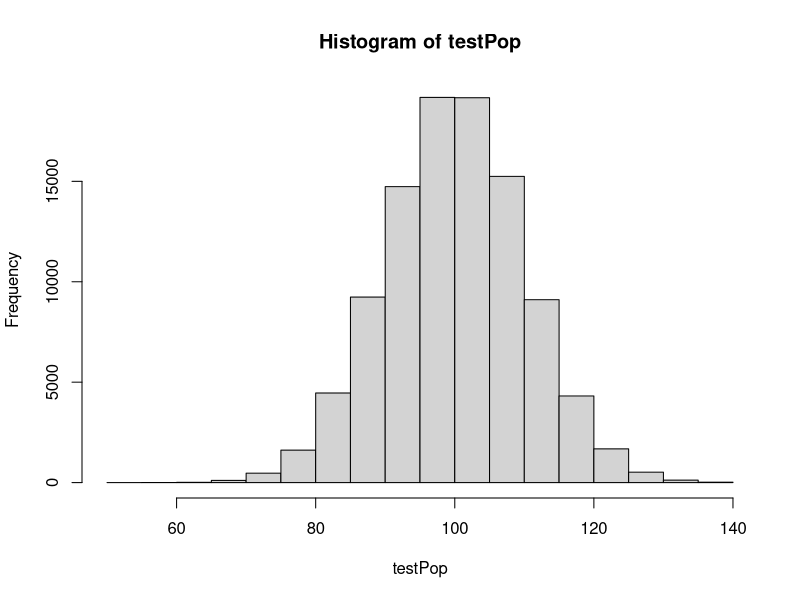
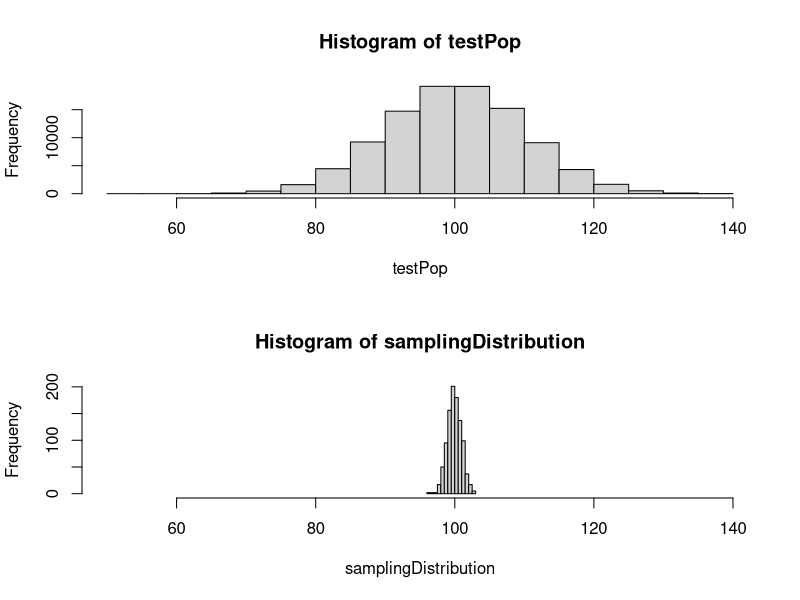

These charts were generated, in order, by the following R code:
# Week 3 - R-Studio Clinic #4

# Instructions: Examine the code and comments below.
# Add code can comments as instructed to perform various tasks.

set.seed(1234) 						                # Control randomization
testPop <- rnorm(100000, mean=100, sd=10)	# Create simulated population of test scores
# testPop now contains the simulated population of test scores from which
# we will sample and calculate sample means. But first, let's check our
# work to see what the testPop look like.
testPop

# Question 1 - Write a line of code below this comment to calculate
# the mean of testPop.
mean(testPop)

# Question 2 - Write a line of code below this comment to produce
# a histogram of testPop.
hist(testPop)

# Question 3 - Add a comment under these two lines of code explaining what
# is going on.
sampleTestScores <- function(n) {sample(testPop, size=n, replace=TRUE)}
mean(sampleTestScores(100))
# Add comment here
# we are sampling 100 records the test pop normal distribution with replacement 


# Question 4 - Add a comment under this lines of code explaining what
# is going on.
samplingDistribution <- replicate(1000, mean(sampleTestScores(100)))
# Add comment here
# we are replicating the above sampling of test scores 1000 times 


# Question 5 -  Write two lines of code to display 
# the minimum and maximum values in samplingDistribution.
min(samplingDistribution)
max(samplingDistribution)

# Question 6 - Write a comment describing why the minimum and 
# maximum are three or four points away from the mean of testPop
# Add comment here

# this makes sense since the min should exist in the first quartile 
# the max should exist in the fourth quartile 

# Question 7 - Write a comment describing the differences between 
# these two histograms and the cause of those differences.
par(mfrow=c(2,1))
hist(testPop, xlim=c(50,140))
hist(samplingDistribution, xlim=c(50,140))
par(mfrow=c(1,1))
# Add comment here.

#the first histogram looks like your standard normal distribution 
# the second histogram has everything very tight around the mean, I believe the second histogram is using the replicated sampling distribution

# Question 8 - Write two lines of code to calculate the standard 
# deviation of testPop and the standard deviation of samplingDistribution.
# Add a comment to describe why these two values are so different.
sd(testPop)
sd(samplingDistribution)

# these are very different because test pop is only utilizing the normal dist while sampling distrubution is based on a sample of the testpop population that has been replicated 1000 times

# Add comment here.
